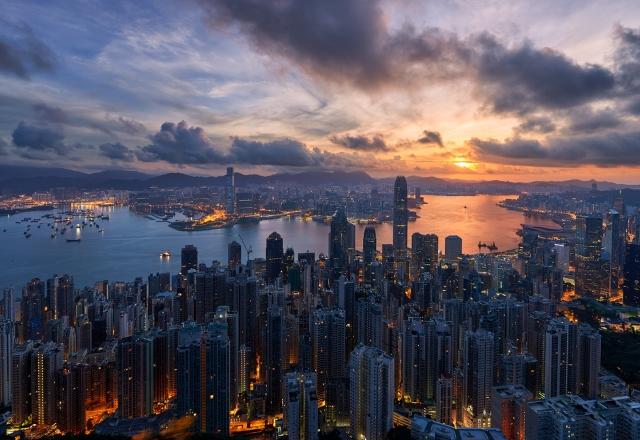
%> input picture images/HongKong.jpg, 640 x 440 px
$ octave watercolor.m   (GNU Octave 9; MATLAB toolbox functions it lacks are replaced by stand-ins)
%> lines starting %> are read from the running program, lines starting %| are printed output that depends on the picture
### edison_wrapper.m
function [varargout] = edison_wrapper(rgbim, featurefun, varargin)
%
% Performing mean_shift operation on image
%
% Usage:
%   [fimage labels modes regSize grad conf] = edison_wrapper(rgbim, featurefunc, ...)
%
% Inputs:
%   rgbim - original image in RGB space
%   featurefunc - converting RGB to some feature space in which to perform
%                 the segmentation, like @RGB2Lab etc.
%
% Allowed parameters:
%   'steps'       - What steps the algorithm should perform:
%                   1 - only mean shift filtering
%                   2 - filtering and region fusion [default]
%   'synergistic' - perform synergistic segmentation [true]|false
%   'SpatialBandWidth' - segmentation spatial radius (integer) [7]
%   'RangeBandWidth'   - segmentation feature space radius (float) [6.5]
%   'MinimumRegionArea'- minimum segment area (integer) [20]
%   'SpeedUp'          - algorithm speed up {1,2,3} [2]
%   'GradientWindowRadius' - synergistic parameters (integer) [2]
%   'MixtureParameter' - synergistic parameter (float 0,1) [.3]
%   'EdgeStrengthThreshold'- synergistic parameter (float 0,1) [.3]
%
% Outputs:
%   fimage  - the result in feature space
%   labels  - labels of regions [if steps==2]
%   modes   - list of all modes [if steps==2]
%   regSize - size, in pixels, of each region [if steps==2]
%   grad    - gradient map      [if steps==2 and synergistic]
%   conf    - confidence map    [if steps==2 and synergistic]
%


% rgbim must be of type uint8
if ~isa(rgbim,'uint8'),
    if max(rgbim(:)) <= 1,
        rgbim = im2uint8(rgbim);
    else
        rgbim = uint8(rgbim);
    end
end
imsiz = size(rgbim);

fim = im2single(rgbim);
fim = single(featurefun(fim));

rgbim = permute(rgbim,[3 2 1]);
fim = permute(fim, [3 2 1]);

p = parse_inputs(varargin);

labels = [];
modes =[];
regSize = [];
grad = [];
conf = [];

if p.steps == 1
    [fimage] = edison_wrapper_mex(fim, rgbim, p);
else
    if p.synergistic
        [fimage labels modes regSize grad conf]  = edison_wrapper_mex(fim, rgbim, p);
    else
        [fimage labels modes regSize]  = edison_wrapper_mex(fim, rgbim, p);
    end
    grad = reshape(grad,imsiz([2 1]))';
    conf = reshape(conf',imsiz([2 1]))';
end
fimage = permute(fimage, [3 2 1]);

if nargout >= 1, varargout{1} = fimage; end;
if nargout >= 2, varargout{2} = labels'; end;
if nargout >= 3, varargout{3} = modes; end;
if nargout >= 4, varargout{4} = regSize; end;
if nargout >= 5, varargout{5} = grad; end;
if nargout >= 6, varargout{6} = conf; end;


%--------------------------------------------------------%
function [p] = parse_inputs(args)
% Allowed parameters
%   'steps'       - What steps the algorithm should perform:
%                   1 - only mean shift filtering
%                   2 - filtering and region fusion [defualt]
%   'synergistic' - perform synergistic segmentation [true]|false
%   'SpatialBandWidth' - segmentation spatial radius (integer) [7]
%   'RangeBandWidth'   - segmentation feature space radius (float) [6.5]
%   'MinimumRegionArea'- minimum segment area (integer) [20]
%   'SpeedUp'          - algorithm speed up {0,1,2} [1]
%   'GradientWindowRadius' - synergistic parameters (integer) [2]
%   'MixtureParameter' - synergistic parameter (float 0,1) [.3]
%   'EdgeStrengthThreshold'- synergistic parameter (float 0,1) [.3]


% convert ars to parameters - then init all the rest according to defualts
try
    p = struct(args{:});
catch
    error('edison_wrapper:parse_inputs','Cannot parse arguments');
end

% % modes of operation
% -. edge detection -- currently unsupported
% 1. Filtering
% 2. Fusing regions
% 3. Segmentation
if ~isfield(p,'steps')
    p.steps = 2;
end
if p.steps ~= 1 && p.steps ~=2
    error('edison_wrapper:parse_inputs','steps must be either 1 or 2');
end

% % parameters
% Flags
% 1. synergistic
if ~isfield(p,'synergistic')
    p.synergistic = true;
end
p.synergistic = logical(p.synergistic);

% Mean Shift Segmentation parameters
% SpatialBandWidth [integer]
if ~isfield(p,'SpatialBandWidth')
    p.SpatialBandWidth = 7;
end
if p.SpatialBandWidth < 0 || p.SpatialBandWidth ~= round(p.SpatialBandWidth)
    error('edison_wrapper:parse_inputs','SpatialBandWidth must be a positive integer');
end
% RangeBandWidth [float]
if ~isfield(p,'RangeBandWidth')
    p.RangeBandWidth = 6.5;
end
if p.RangeBandWidth < 0
    error('edison_wrapper:parse_inputs','RangeBandWidth must be positive');
end
% MinimumRegionArea [integer]
if ~isfield(p,'MinimumRegionArea')
    p.MinimumRegionArea = 20;
end
if p.MinimumRegionArea < 0 || p.MinimumRegionArea ~= round(p.MinimumRegionArea)
    error('edison_wrapper:parse_inputs','MinimumRegionArea must be a positive integer');
end
% SpeedUp
if ~isfield(p,'SpeedUp')
    p.SpeedUp = 2;
end
if p.SpeedUp ~=1 && p.SpeedUp ~= 2 && p.SpeedUp ~= 3
    error('edison_wrapper:parse_inputs','SpeedUp must be either 1, 2 or 3');
end
% Synergistic Segmentation parameters
% GradientWindowRadius [integer]
if ~isfield(p,'GradientWindowRadius')
    p.GradientWindowRadius = 2;
end
if p.GradientWindowRadius < 0 || p.GradientWindowRadius ~= round(p.GradientWindowRadius)
    error('edison_wrapper:parse_inputs','GradientWindowRadius must be a positive integer');
end
% MixtureParameter [float (0,1)]
if ~isfield(p,'MixtureParameter')
    p.MixtureParameter = .3;
end
if p.MixtureParameter < 0 || p.MixtureParameter > 1
    error('edison_wrapper:parse_inputs','MixtureParameter must be between zero and one');
end
% EdgeStrengthThreshold [float (0,1)]
if ~isfield(p,'EdgeStrengthThreshold')
    p.EdgeStrengthThreshold = .3;
end
if p.EdgeStrengthThreshold < 0 || p.EdgeStrengthThreshold > 1
    error('edison_wrapper:parse_inputs','MixtureParameter must be between zero and one');
end

% % Currently unsupported
% Edge Detection Parameters
% GradientWindowRadius [integer]
% MinimumLength [integer]
% NmxRank [float (0,1)]
% NmxConf [float (0,1)]
% NmxType
% HysterisisHighRank [float (0,1)]
% HysterisisHighConf [float (0,1)]
% HysterisisHighType
% HysterisisLowRank [float (0,1)]
% HysterisisLowConf [float (0,1)]
% HysterisisLowType

% %

### watercolor.m
clear all;
close all;

[FileName,PathName] = uigetfile('*.bmp;*.tif;*.jpg;*.hdf','Select the image file');
%> the answer given: images/HongKong.jpg
FullPathName = [PathName,'\',FileName];
I = imread(FullPathName);
%> I is the input picture: size 440x640x3 uint8; mean R, G, B 87.3, 82.9, 95.2

%compile_edison_wrapper
figure;
imshow(I);

nrow = size(I, 1);      % number of rows
%> nrow = 440
ncol = size(I, 2);      % number of columns
%> ncol = 640

thresh = 0.0004;        % percentage of pixel space that a segmentation must use [default 0.0004]
beta = 1.5;             % global darkening constant for texture
beta_edge = 0.5;        % darkening constant for edges
sigma = 2;              % gaussian kernel sigma
se_rad = 5;             % structuring element radius
edge_N = 3;             % edge gradient size
gamma1 = 1.5;           % S gamma
gamma2 = 0.8;         	% V gamma
turb_iter = 32;         % turbulence degree, higher value = lower turbulence, more smooth

edge_thresh = 0.3;

%n = ceil(rand(1) * 6);
%texture = im2double(rgb2gray(imread([pwd,'\texture\texture',num2str(n),'.jpg'])));
%texture = imresize(texture, [nrow ncol]);
texture = turbulence([nrow, ncol], turb_iter);
texture = texture.^0.4;

figure;
imshow(texture);

% EDISON parameters
minArea = floor(thresh * nrow * ncol);
tic
[fimg labels modes regsize grad conf] = edison_wrapper(I,@rgb2lab, 'MinimumRegionArea', minArea,...
                                            'RangeBandWidth', 2,...
                                            'SpatialBandWidth', 11,...
                                            'SpeedUp', 3,...
                                            'GradientWindowRadius', 3,...
                                            'MixtureParameter', 0.3,...
                                            'EdgeStrengthThreshold', 0.3);
% [56 lines not run here, left out]
function im = turbulence(sz, iter)
%> called with sz = [440 640], iter = 32
    noise = randn(sz);
    im = noise / iter;

    while iter >= 1
        noise = noise(1:ceil(end/2), 1:ceil(end/2));
        im = im + imresize(noise, sz) ./ iter;

        iter = iter/2;
    end
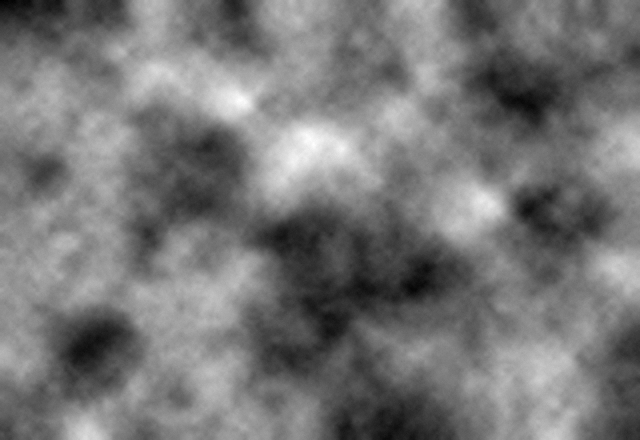
%> im: size 440x640 double; min -2.94, max 3.26, mean -0.0499; drawn with min black and max white
%> after the loop, iter = 0.5
%> in edison_wrapper, `fim = single(featurefun(fim));`:
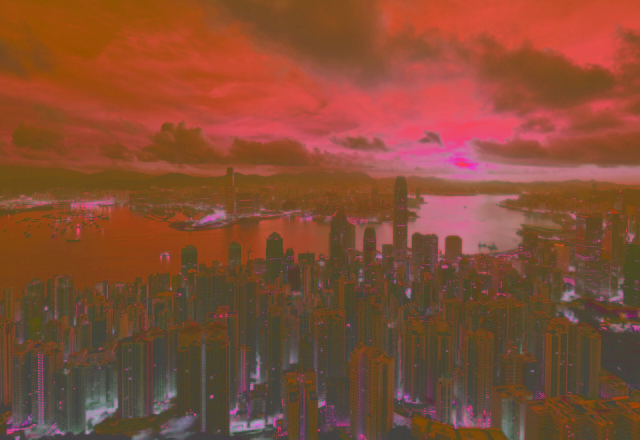
%> fim: size 440x640x3 single; mean R, G, B 35.2, 5.6, -6.5; drawn with min black and max white
%> in parse_inputs, `p = struct(args{:});`: p = {MinimumRegionArea 112, RangeBandWidth 2, SpatialBandWidth 11, SpeedUp 3, GradientWindowRadius 3, MixtureParameter 0.3}
%> in parse_inputs, `p.synergistic = logical(p.synergistic);`: p.synergistic = true
%> the run ends on the next line
%> the run ends on the next line

     im = (im - min(min(im(:,:)))) ./ (max(max(im(:,:))) - min(min(im(:,:))));
end

$ run again, on images/bridge.jpg
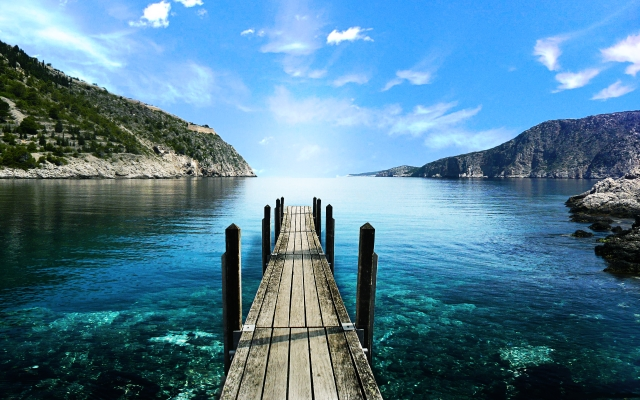
%> input picture images/bridge.jpg, 640 x 400 px
%> I is the input picture: size 400x640x3 uint8; mean R, G, B 82.2, 126, 149.7
%> after the loop in turbulence, `while iter >= 1`:
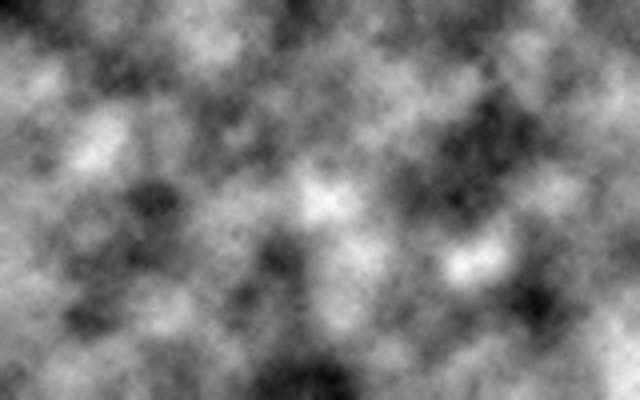
%> im: size 400x640 double; min -3.16, max 2.87, mean -0.238; drawn with min black and max white
%> in edison_wrapper, `fim = single(featurefun(fim));`:
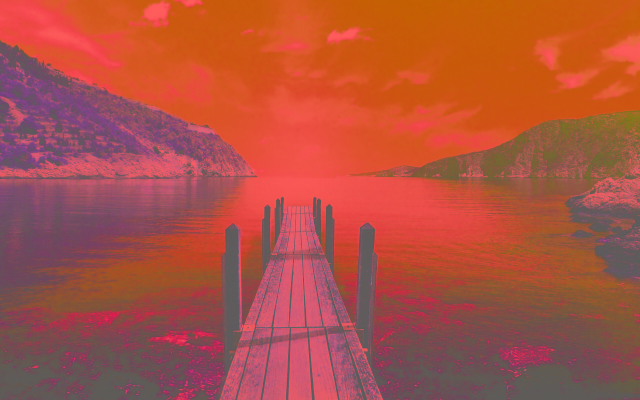
%> fim: size 400x640x3 single; mean R, G, B 49.5, -6.3, -16; drawn with min black and max white
%> in parse_inputs, `p = struct(args{:});`: p = {MinimumRegionArea 102, RangeBandWidth 2, SpatialBandWidth 11, SpeedUp 3, GradientWindowRadius 3, MixtureParameter 0.3}
%> p.synergistic = true

$ run again, on images/fruit.jpg
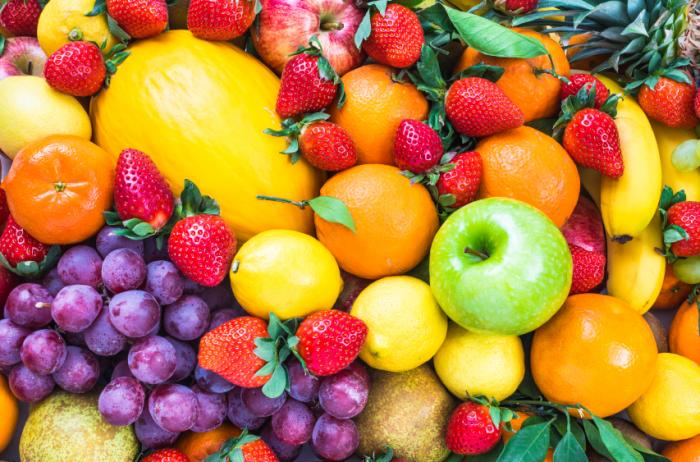
%> input picture images/fruit.jpg, 700 x 462 px
%> I is the input picture: size 462x700x3 uint8; mean R, G, B 181.2, 125.7, 64.8
%> after the loop in turbulence, `while iter >= 1`:
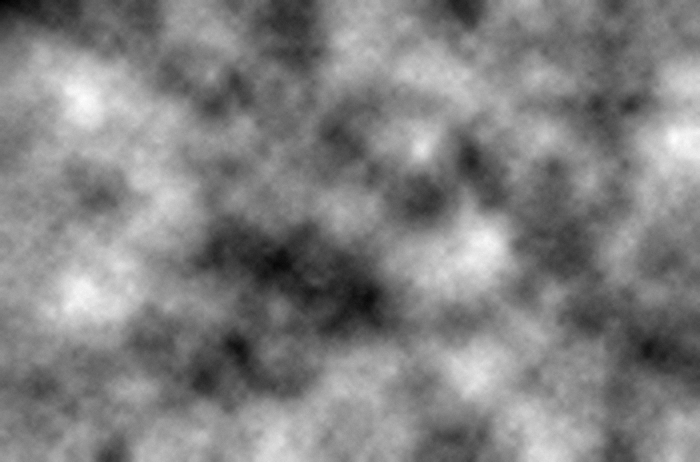
%> im: size 462x700 double; min -3.03, max 2.99, mean 0.031; drawn with min black and max white
%> in edison_wrapper, `fim = single(featurefun(fim));`:
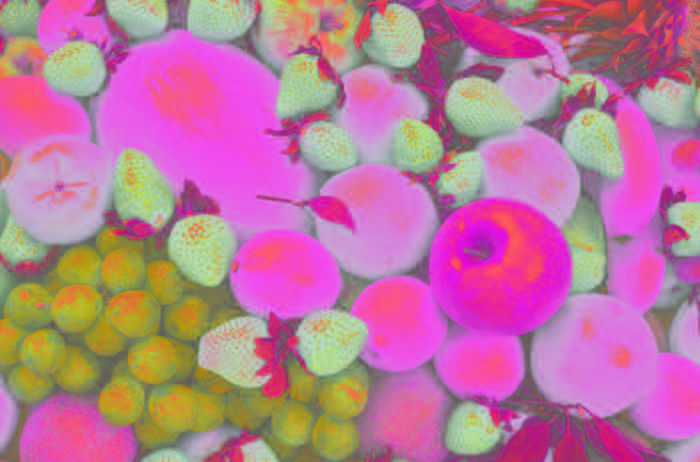
%> fim: size 462x700x3 single; mean R, G, B 58.5, 16.3, 38.1; drawn with min black and max white
%> in parse_inputs, `p = struct(args{:});`: p = {MinimumRegionArea 129, RangeBandWidth 2, SpatialBandWidth 11, SpeedUp 3, GradientWindowRadius 3, MixtureParameter 0.3}
%> p.synergistic = true

$ run again, on images/gosau.jpg
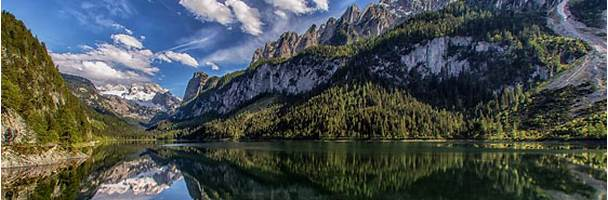
%> input picture images/gosau.jpg, 608 x 200 px
%> I is the input picture: size 200x608x3 uint8; mean R, G, B 73.3, 80.2, 79.7
%> after the loop in turbulence, `while iter >= 1`:
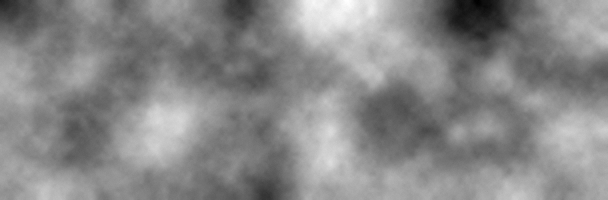
%> im: size 200x608 double; min -4.28, max 3.43, mean -0.146; drawn with min black and max white
%> in edison_wrapper, `fim = single(featurefun(fim));`:
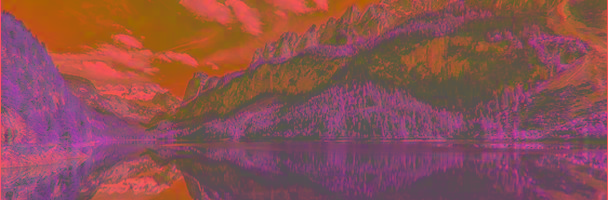
%> fim: size 200x608x3 single; mean R, G, B 32.8, -1.3, -0.2; drawn with min black and max white
%> in parse_inputs, `p = struct(args{:});`: p = {MinimumRegionArea 48, RangeBandWidth 2, SpatialBandWidth 11, SpeedUp 3, GradientWindowRadius 3, MixtureParameter 0.3}
%> p.synergistic = true
